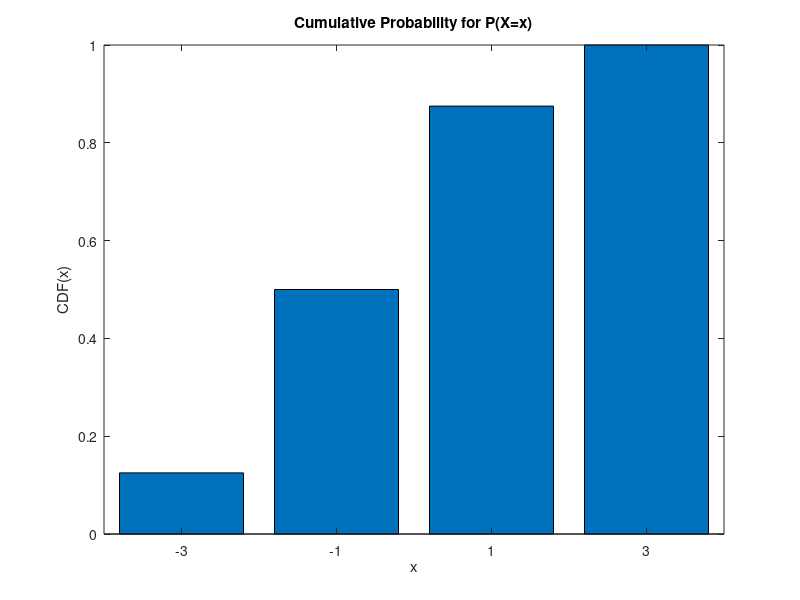

Recreate this plot in MATLAB.
x = [-3, -1, 1, 3];
y = [0.125, 0.5, 0.875, 1];
bar(x,y)

title('Cumulative Probability for P(X=x)');
xlabel('x')
ylabel('CDF(x)')
